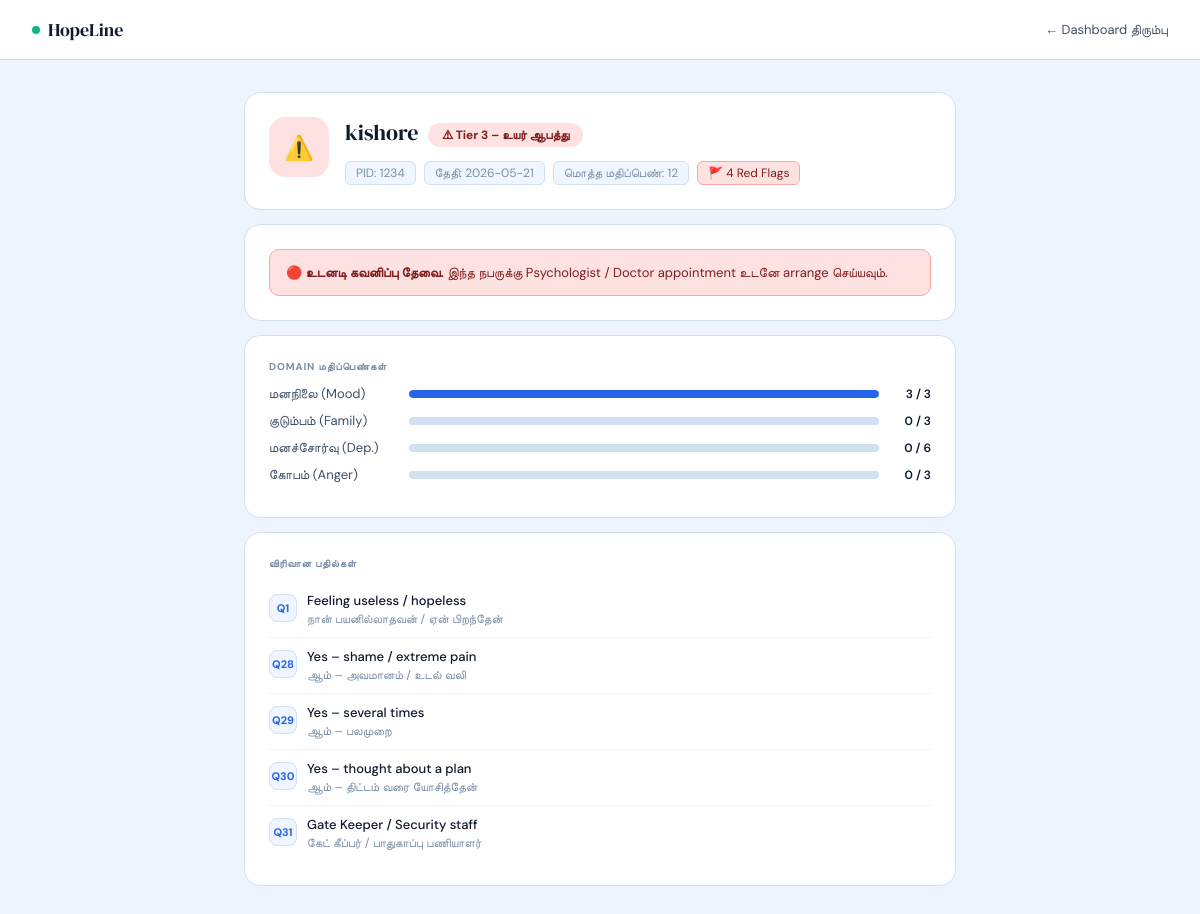
The page /patient/11 on the database its author committed.
### tables this page shows
CREATE TABLE assessments (
                id           INTEGER PRIMARY KEY AUTOINCREMENT,
                pid          TEXT    NOT NULL,
                name         TEXT    NOT NULL,
                date         TEXT    NOT NULL,
                answers      TEXT    NOT NULL,
                total_score  INTEGER NOT NULL,
                tier         INTEGER NOT NULL,
                mood_score   INTEGER DEFAULT 0,
                family_score INTEGER DEFAULT 0,
                dep_score    INTEGER DEFAULT 0,
                anger_score  INTEGER DEFAULT 0,
                red_flags    INTEGER DEFAULT 0,
                created_at   TEXT    NOT NULL
            );

### main.py (the view)
@app.get("/patient/{record_id}", response_class=HTMLResponse)
async def patient_detail(request: Request, record_id: int):
    with get_db() as conn:
        row = conn.execute("SELECT * FROM assessments WHERE id=?", (record_id,)).fetchone()
    if not row:
        return RedirectResponse("/dashboard")
    p = dict(row)
    p["answers"] = json.loads(p["answers"])
    return render(request, "patient.html", {"p": p})

### templates/patient.html (shortened to what this page needs)
<!DOCTYPE html>
<html lang="ta">
<head>
</head>
<body>
<nav class="nav">
  <div class="brand"><div class="brand-dot"></div>HopeLine</div>
  <a href="/dashboard" class="back">← Dashboard திரும்பு</a>
</nav>
<div class="page">
  <div class="card">
    <div class="ph-wrap">
      {% if p.tier==3 %}
        <div class="ph-avatar" style="background:#fee2e2">⚠️</div>
      {% elif p.tier==2 %}
        <div class="ph-avatar" style="background:#fef3c7">⚡</div>
      {% else %}
        <div class="ph-avatar" style="background:#d1fae5">✅</div>
      {% endif %}
      <div style="flex:1">
        <div style="display:flex;align-items:center;gap:10px;flex-wrap:wrap;margin-bottom:8px">
          <div class="ph-name">{{ p.name }}</div>
          {% if p.tier==3 %}<span class="tbadge tb3">⚠ Tier 3 – உயர் ஆபத்து</span>
          {% elif p.tier==2 %}<span class="tbadge tb2">⚡ Tier 2 – கவனிப்பு தேவை</span>
          {% else %}<span class="tbadge tb1">✓ Tier 1 – சாதாரண நிலை</span>{% endif %}
        </div>
        <div class="ph-meta">
          <span class="chip">PID: {{ p.pid }}</span>
          <span class="chip">தேதி: {{ p.date }}</span>
          <span class="chip">மொத்த மதிப்பெண்: {{ p.total_score }}</span>
          {% if p.red_flags>0 %}
          <span class="chip chip-red">🚩 {{ p.red_flags }} Red Flag{{ 's' if p.red_flags>1 }}</span>
          {% endif %}
        </div>
      </div>
    </div>
  </div>
  <div class="card">
    {% if p.tier==3 %}
      <div class="alert a-red">🔴 <strong>உடனடி கவனிப்பு தேவை.</strong> இந்த நபருக்கு Psychologist / Doctor appointment உடனே arrange செய்யவும்.</div>
    {% elif p.tier==2 %}
      <div class="alert a-yellow">🟡 <strong>Follow-up பரிந்துரை.</strong> மனநல ஆலோசனை அல்லது Counselling session schedule செய்யவும்.</div>
    {% else %}
      <div class="alert a-green">🟢 <strong>சாதாரண நிலை.</strong> தொடர்ந்து monitoring தேவை. மாற்றம் தெரிந்தால் reassess செய்யவும்.</div>
    {% endif %}
  </div>
  <div class="card">
    <div class="sec-lbl">Domain மதிப்பெண்கள்</div>
    <div class="sc-row">
      <div class="sc-name">மனநிலை (Mood)</div>
      <div class="sc-bar"><div class="sc-fill" style="width:{{ [((p.mood_score/3)*100)|int,100]|min }}%;background:#2563eb"></div></div>
      <div class="sc-val">{{ p.mood_score }} / 3</div>
    </div>
    <div class="sc-row">
      <div class="sc-name">குடும்பம் (Family)</div>
      <div class="sc-bar"><div class="sc-fill" style="width:{{ [((p.family_score/3)*100)|int,100]|min }}%;background:#10b981"></div></div>
      <div class="sc-val">{{ p.family_score }} / 3</div>
    </div>
    <div class="sc-row">
      <div class="sc-name">மனச்சோர்வு (Dep.)</div>
      <div class="sc-bar"><div class="sc-fill" style="width:{{ [((p.dep_score/6)*100)|int,100]|min }}%;background:#6366f1"></div></div>
      <div class="sc-val">{{ p.dep_score }} / 6</div>
    </div>
    <div class="sc-row">
      <div class="sc-name">கோபம் (Anger)</div>
      <div class="sc-bar"><div class="sc-fill" style="width:{{ [((p.anger_score/3)*100)|int,100]|min }}%;background:#f59e0b"></div></div>
      <div class="sc-val">{{ p.anger_score }} / 3</div>
    </div>
  </div>
  <div class="card">
    <div class="sec-lbl">விரிவான பதில்கள்</div>
    {% for qid, ans in p.answers.items() %}
    <div class="ans-row">
      <div class="ans-qn">Q{{ qid }}</div>
      <div>
        <div class="ans-en">{{ ans.en }}</div>
        <div class="ans-ta">{{ ans.ta }}</div>
      </div>
    </div>
    {% endfor %}
  </div>
</div>
</body>
</html>

### templates/patient.html (style rules this page uses)
*,*::before,*::after { box-sizing:border-box;margin:0;padding:0 }
:root { --ink:#0f1a2e;--ink-soft:#3d5066;--ink-mute:#7a8fa6; --surface:#fff;--bg:#eef4fd;--surface-2:#f0f6ff;--border:#d1e0f0; --accent:#2563eb;--green:#10b981;--warn:#f59e0b;--red:#ef4444; --font-head:'DM Serif Display',Georgia,serif; --font-body:'DM Sans',sans-serif; }
body { font-family:var(--font-body);background:var(--bg);min-height:100vh }
a { text-decoration:none;color:inherit }
.nav { background:var(--surface);border-bottom:1px solid var(--border);padding:0 2rem;height:60px;display:flex;align-items:center;justify-content:space-between }
.brand { font-family:var(--font-head);font-size:18px;color:var(--ink);display:flex;align-items:center;gap:8px }
.brand-dot { width:8px;height:8px;border-radius:50%;background:var(--green) }
.back { font-size:13px;color:var(--ink-soft);display:flex;align-items:center;gap:5px;transition:color .12s }
.page { max-width:760px;margin:0 auto;padding:2rem 1.5rem }
.card { background:var(--surface);border:1px solid var(--border);border-radius:16px;padding:1.5rem;margin-bottom:14px }
.ph-wrap { display:flex;gap:16px;align-items:flex-start }
.ph-avatar { width:60px;height:60px;border-radius:16px;display:flex;align-items:center;justify-content:center;font-size:24px;flex-shrink:0 }
.ph-name { font-family:var(--font-head);font-size:22px;color:var(--ink);margin-bottom:6px }
.ph-meta { display:flex;gap:8px;flex-wrap:wrap }
.chip { font-size:12px;color:var(--ink-mute);background:var(--surface-2);border:1px solid var(--border);padding:3px 10px;border-radius:6px }
.chip-red { background:#fee2e2;color:#7f1d1d;border-color:#fca5a5 }
.tbadge { display:inline-flex;align-items:center;gap:4px;font-size:12px;font-weight:700;padding:4px 14px;border-radius:99px }
.tb3 { background:#fee2e2;color:#7f1d1d }
.alert { border-radius:10px;padding:12px 16px;font-size:13px;line-height:1.65 }
.a-red { background:#fee2e2;color:#7f1d1d;border:1px solid #fca5a5 }
.sec-lbl { font-size:10px;font-weight:700;letter-spacing:.09em;text-transform:uppercase;color:var(--ink-mute);margin-bottom:12px }
.sc-row { display:flex;align-items:center;gap:10px;margin-bottom:10px }
.sc-name { font-size:13px;color:var(--ink-soft);min-width:130px }
.sc-bar { flex:1;height:8px;background:var(--border);border-radius:99px;overflow:hidden }
.sc-fill { height:100%;border-radius:99px }
.sc-val { font-size:12px;font-weight:600;color:var(--ink);min-width:42px;text-align:right }
.ans-row { display:flex;gap:10px;padding:10px 0;border-bottom:1px solid var(--surface-2) }
.ans-row:last-child { border-bottom:none }
.ans-qn { width:28px;height:28px;border-radius:8px;background:var(--surface-2);border:1px solid var(--border);font-size:11px;font-weight:700;color:var(--accent);display:flex;align-items:center;justify-content:center;flex-shrink:0;margin-top:2px }
.ans-en { font-size:13px;font-weight:500;color:var(--ink) }
.ans-ta { font-size:12px;color:var(--ink-mute);margin-top:2px }

### rows shown on the page
assessments: name "kishore", pid "1234", date "2026-05-21", total_score "12", red_flags "4", red_flags "s", mood_score "3", family_score "0", dep_score "0", anger_score "0"

### other values the page prints
{{ qid }} "1" "28" "29" "30" "31"
{{ ans.en }} "Feeling useless / hopeless" "Yes – shame / extreme pain" "Yes – several times" "Yes – thought about a plan" "Gate Keeper / Security staff"
{{ ans.ta }} "நான் பயனில்லாதவன் / ஏன் பிறந்தேன்" "ஆம் – அவமானம் / உடல் வலி" "ஆம் – பலமுறை" "ஆம் – திட்டம் வரை யோசித்தேன்" "கேட் கீப்பர் / பாதுகாப்பு பணியாளர்"
